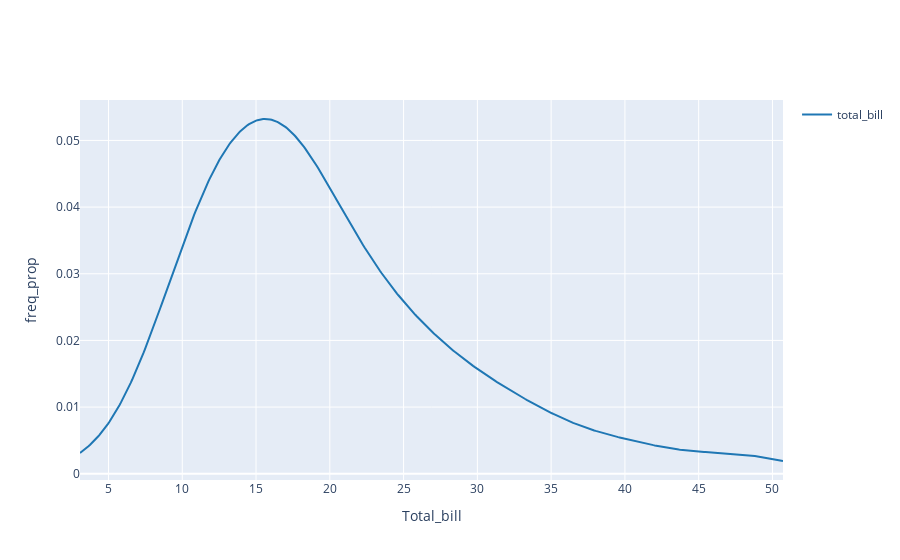

Here is the notebook cell this chart was saved with:
### Code cell
fig.show()

### Figure 1 — Plotly figure (JSON) as saved in the notebook; plotly's stock layout.template omitted (floating-point values rounded to 4 significant figures; data arrays with more than 128 entries replaced by an {"elided": "..."} marker saying what was removed)
{"data": [{"legendgroup": "total_bill", "marker": {"color": "rgb(31, 119, 180)"}, "mode": "lines", "name": "total_bill", "showlegend": true, "type": "scatter", "x": {"elided": "500 float values"}, "xaxis": "x", "y": {"elided": "500 float values"}, "yaxis": "y"}], "layout": {"barmode": "overlay", "hovermode": "closest", "legend": {"traceorder": "reversed"}, "xaxis": {"anchor": "y2", "domain": [0, 1], "title": {"text": "Total_bill"}, "zeroline": false}, "yaxis": {"anchor": "free", "domain": [0, 1], "position": 0, "title": {"text": "freq_prop"}}}}
